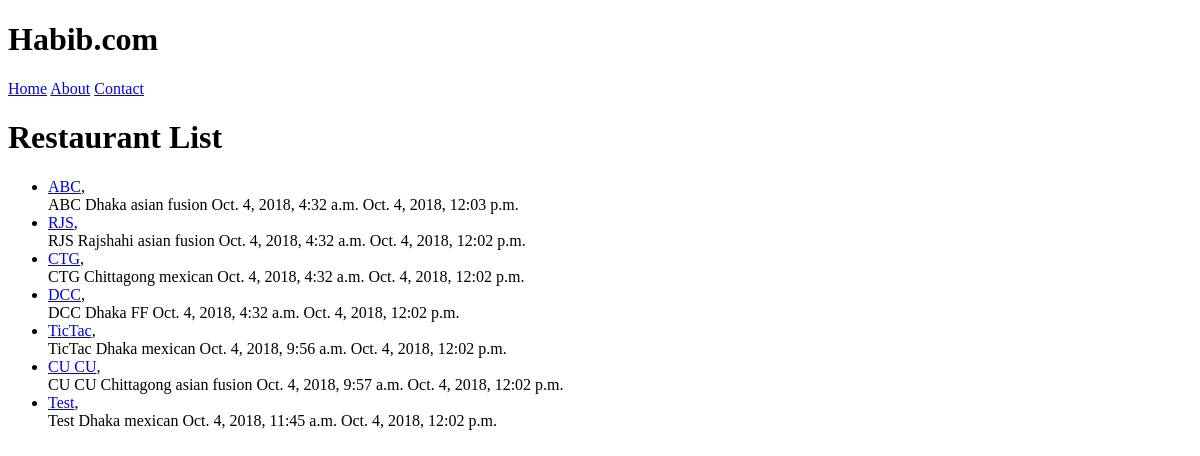
The page /restaurants/ on the database as committed earlier.
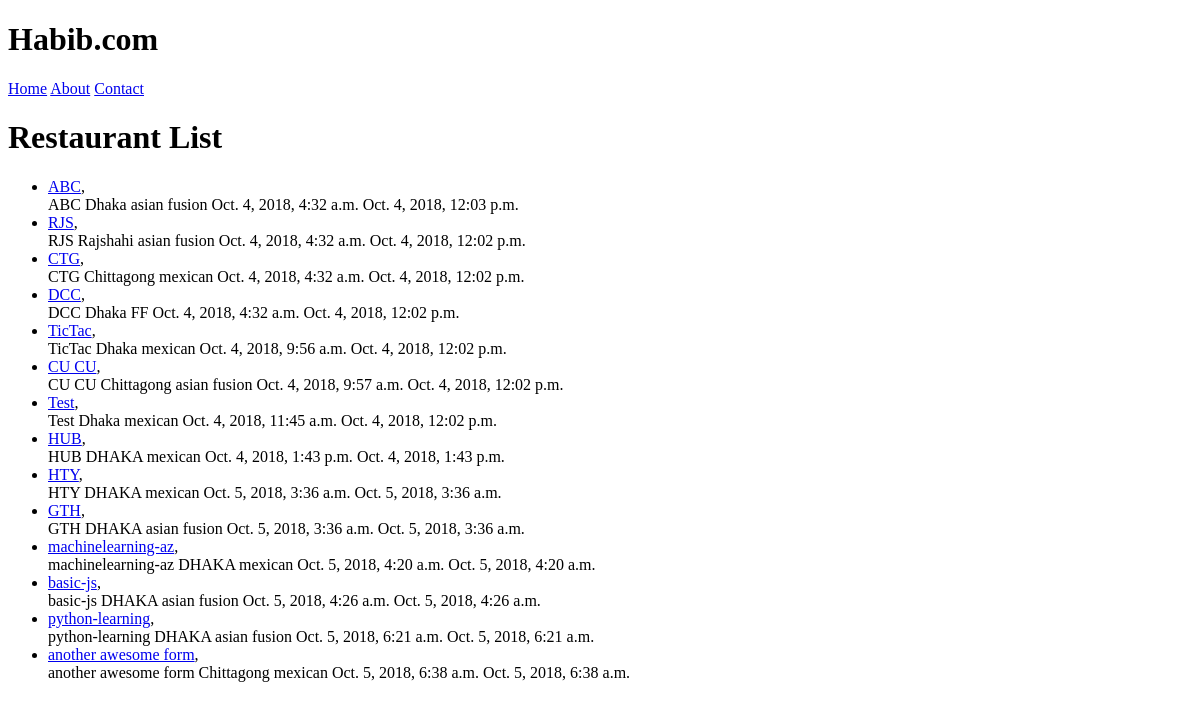
The same page on the database as committed later.
### restaurants/models.py (models this page shows, shortened)
class RestaurantLocation(models.Model):
    name = models.CharField(max_length=120)
    location = models.CharField(max_length=120, null=True, blank=True)
    category = models.CharField(max_length=120, null=True, blank=True)
    timestamp = models.DateTimeField(auto_now_add=True)
    updated = models.DateTimeField(auto_now=True)
    slug = models.SlugField(unique=True, null=True, blank=True)
    def __str__(self):
        return self.name

### restaurants/views.py (the view)
# urls.py: url(r'^restaurants/$', RestaurantListView.as_view()),
class RestaurantListView(ListView):
    def get_queryset(self):
        slug = self.kwargs.get('slug')
        if slug:
            queryset = RestaurantLocation.objects.filter(
                Q(category__iexact=slug)
                | Q(category__icontains=slug)
            )
        else:
            queryset = RestaurantLocation.objects.all()
        return queryset

### restaurants/templates/restaurants/restaurantlocation_list.html (shortened to what this page needs)
{% extends 'base.html' %}
{% block content %}
    <h1>Restaurant List</h1>
    <ul>
        {% for obj in object_list %}
        <li>
            <a href="/restaurants/{{ obj.slug }}">{{ obj }}</a>,<br/>
            {{ obj.name }} {{ obj.location }} {{ obj.category }} {{ obj.timestamp }} {{ obj.updated }}
        </li>
        {% endfor %}
    </ul>
{% endblock content %}

Rows that differ between the two databases and show on the page:
added RestaurantLocation: name "HUB", location "DHAKA", category "mexican", timestamp "Oct. 4, 2018, 1:43 p.m.", updated "Oct. 4, 2018, 1:43 p.m."
added RestaurantLocation: name "HTY", location "DHAKA", category "mexican", timestamp "Oct. 5, 2018, 3:36 a.m.", updated "Oct. 5, 2018, 3:36 a.m."
added RestaurantLocation: name "GTH", location "DHAKA", category "asian fusion", timestamp "Oct. 5, 2018, 3:36 a.m.", updated "Oct. 5, 2018, 3:36 a.m."
added RestaurantLocation: name "machinelearning-az", location "DHAKA", category "mexican", timestamp "Oct. 5, 2018, 4:20 a.m.", updated "Oct. 5, 2018, 4:20 a.m."
added RestaurantLocation: name "basic-js", location "DHAKA", category "asian fusion", timestamp "Oct. 5, 2018, 4:26 a.m.", updated "Oct. 5, 2018, 4:26 a.m."
added RestaurantLocation: name "python-learning", location "DHAKA", category "asian fusion", timestamp "Oct. 5, 2018, 6:21 a.m.", updated "Oct. 5, 2018, 6:21 a.m."
added RestaurantLocation: name "another awesome form", location "Chittagong", category "mexican", timestamp "Oct. 5, 2018, 6:38 a.m.", updated "Oct. 5, 2018, 6:38 a.m."
